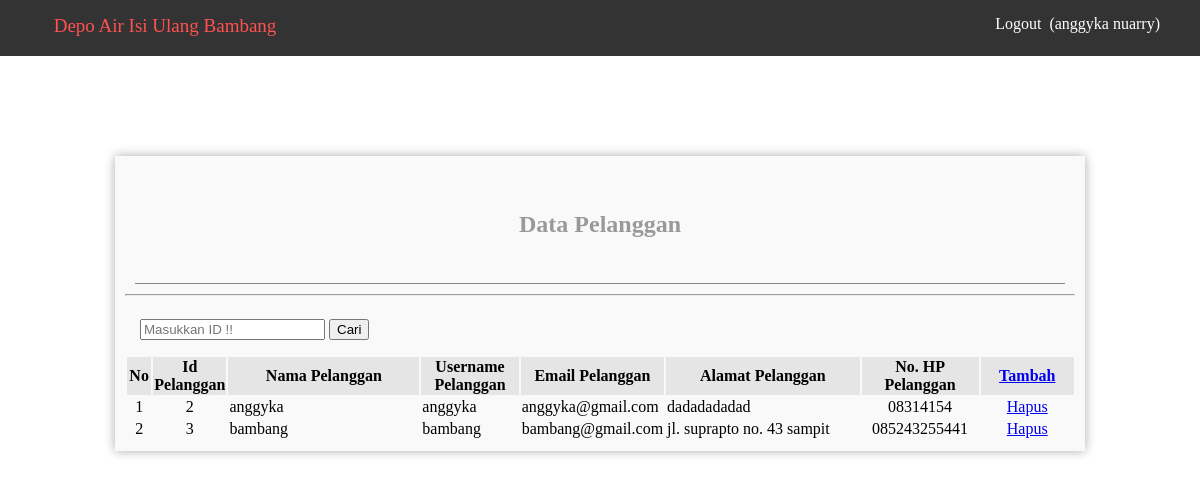
Page /admin/master/pelanggan.php (signed in) on the committed database.
### tables this page shows
CREATE TABLE `tb_pelanggan_new` (
  `id_pelanggan` int(10) NOT NULL,
  `nama_pelanggan` varchar(20) NOT NULL,
  `username_pelanggan` varchar(20) NOT NULL,
  `email_pelanggan` varchar(20) NOT NULL,
  `alamat_pelanggan` varchar(100) NOT NULL,
  `hp_pelanggan` varchar(12) NOT NULL,
  `pass` varchar(255) NOT NULL
);

### admin/master/pelanggan.php (the view, shortened to what this page needs)
<!DOCTYPE html>
<?php
include "../kon.php";
$session	= $_SESSION['admin'];
$get_id 	= mysqli_fetch_assoc(mysqli_query($con,"SELECT id_admin, nama_admin FROM tb_admin WHERE username_admin='$session'"));
			$nd 		= $get_id['nama_admin'];
?>
<html>
<head>
	<link rel="stylesheet" type="text/css" href="../css/admin4.css">
</head>
<body>
	<div class="wrap">
<div class="menu">
<ul>
<li><a href="../logout.php">Logout&nbsp;&nbsp;(<?php echo $nd;  ?>)</a></li>
</ul>
<nav>
<ul>
<li><a href="../index.php">Depo Air Isi Ulang Bambang</a>
</li>
</nav>
		</div>
        </div>
<body>
    <div id="login">
        <h2>Data Pelanggan</h2>
        <div class="border-p"></div>
<?php
include "../kon.php";
?>
<hr />
<form name="form1" method="post" action="">
  <input type="text" name="id" id="id" placeholder="Masukkan ID !!">
  <input type="submit" name="cari" id="cari" value="Cari">
</form>
<table width="951" border="0">
  <tr align="center" bgcolor="#E5E5E5">
    <th width="23" scope="col">No</th>
    <th width="60" scope="col">Id Pelanggan</th>
    <th width="221" scope="col">Nama Pelanggan</th>
    <th width="102" scope="col">Username Pelanggan</th>
    <th width="130" scope="col">Email Pelanggan</th>
    <th width="221" scope="col">Alamat Pelanggan</th>
    <th width="120" scope="col">No. HP Pelanggan</th>
    <th width="101" scope="col"><a href="tpelanggan.php">Tambah</a></th>
  </tr>
   <?php
if(isset($_POST['cari'])) {
	$id = $_POST['id'];
	$sql=mysqli_query($con, "SELECT * FROM tb_pelanggan_new where id_pelanggan like '%$id%' ") or die (mysqli_error());
	} else {
$sql=mysqli_query($con, "SELECT * FROM tb_pelanggan_new") or die (mysqli_error());
	}
	$i=1;
	while ($row=mysqli_fetch_array($sql)) {
?>
  <tr align="center">
    <td><?php echo $i;?></td>
    <td><?php echo $row['id_pelanggan'];?></td>
    <td align="left"><?php echo $row['nama_pelanggan'];?></td>
    <td align="left"><?php echo $row['username_pelanggan'];?></td>
    <td align="left"><?php echo $row['email_pelanggan'];?></td>
    <td align="left"><?php echo $row['alamat_pelanggan'];?></td>
    <td><?php echo $row['hp_pelanggan'];?></td>
    <td><a onclick="return confirm('Anda Yakin');" href="pelanggan.php?hapus=<?php echo $row['id_pelanggan']; ?>">Hapus</a> </tr>
  <?php
  $i++;
  } ?>
</table>
    </div>
</body>
</html>

### admin/css/admin4.css (style rules this page uses)
.wrap { background: none; width: auto; margin: auto; }
.wrap .menu { background: #333333; }
.wrap .menu ul { padding: 0; margin: 0; }
.wrap .menu ul { float: right; background: #333333; padding: 0; list-style: none; position: relative; display: inline-table; }
.wrap .menu ul:after { content: ""; clear: both; display: block; }
.wrap .menu ul li { float: left; }
.wrap .menu ul li a { display: block; padding: 15px 40px; color: white; text-decoration: none; }
.wrap .menu nav ul { font-size:19px; float: none; background: #333333; padding: 0; list-style: none; position: relative; display: inline-table; }
.wrap .menu nav ul:after { content: ""; clear: both; display: block; }
.wrap .menu nav ul li { float: left; }
.wrap .menu nav ul li a { text-align:center; display: block; padding: 15px; width:300px; color: white; text-decoration: none; }
body { background: url(images4.jpg); background-size: cover; margin: 0; padding: 0; }
#login { max-width: 950px; margin:100px auto; background: #f9f9f9; box-shadow: 0 0 10px #aaa; padding: 10px; }
#login h2 { text-align: center; padding: 25px 50px; background:#f9f9f9; color: #999; }
.border-p { border-top: 1px solid #888; margin: 10px 10px; }
form { padding: 0; margin: 0; padding: 15px; }

### rows in the picture
tb_pelanggan_new: id_pelanggan "2", nama_pelanggan "anggyka", username_pelanggan "anggyka", email_pelanggan "anggyka@gmail.com", alamat_pelanggan "dadadadadad", hp_pelanggan "08314154"
tb_pelanggan_new: id_pelanggan "3", nama_pelanggan "bambang", username_pelanggan "bambang", email_pelanggan "bambang@gmail.com", alamat_pelanggan "jl. suprapto no. 43 sampit", hp_pelanggan "085243255441"

### other values in the picture
$nd "anggyka nuarry"
